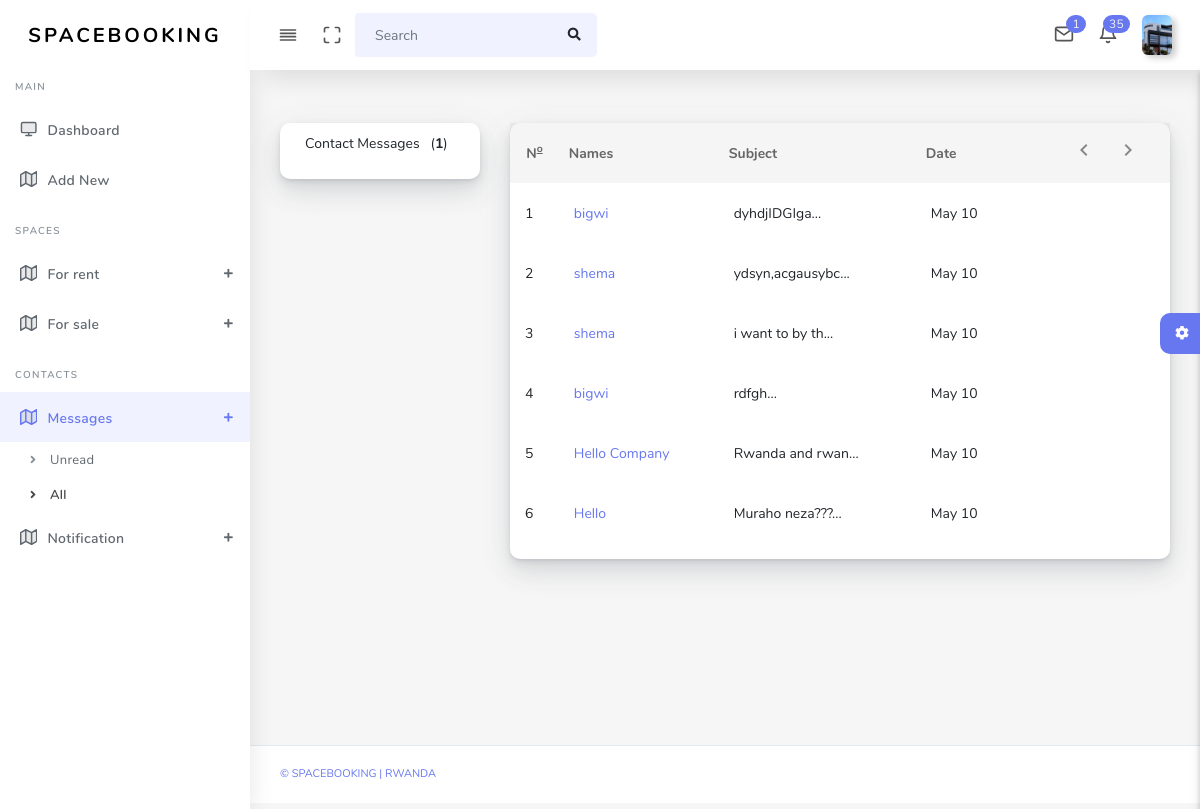
Screenshot of /admin/coAllMessage.php (signed in) with the database file from the repository.
### tables this page shows
CREATE TABLE `companies` (
  `id` int(11) NOT NULL,
  `comName` varchar(255) DEFAULT NULL,
  `comEmail` varchar(255) DEFAULT NULL,
  `comLocation` varchar(255) DEFAULT NULL,
  `comPhone` int(11) DEFAULT NULL,
  `comUsername` varchar(255) DEFAULT NULL,
  `comPassword` varchar(255) DEFAULT NULL,
  `comTIN` varchar(100) DEFAULT NULL,
  `thumbnail` varchar(255) NOT NULL,
  `coStatus` varchar(100) NOT NULL
);

CREATE TABLE `contactco` (
  `id` int(11) NOT NULL,
  `fullnames` varchar(100) NOT NULL,
  `email` varchar(100) NOT NULL,
  `content` varchar(255) NOT NULL,
  `status1` varchar(11) NOT NULL,
  `companyId` int(11) NOT NULL
);

### admin/coAllMessage.php (the view, shortened to what this page needs)
<?php
    require_once("includes/db.php");
?>
<!DOCTYPE html>
<html lang="en">
<head>
  <link rel="stylesheet" href="assets/css/app.min.css">
  <link rel="stylesheet" href="assets/css/style.css">
  <link rel="stylesheet" href="assets/css/components.css">
  <link rel="stylesheet" href="assets/css/custom.css">
</head>
<body>
  <div id="app">
      <?php require_once("includes/headerCompany.php")?>
      <?php require_once("includes/left_nav2.php")?>
    <div class="main-wrapper main-wrapper-1">
      <div class="main-content">
        <section class="section">
          <div class="section-body">
            <div class="row">
              <div class="col-xs-12 col-sm-12 col-md-3 col-lg-3">
                <div class="card">
                  <div class="body">
                    <div id="mail-nav">
                      <ul class="" id="mail-folders">
                        <li>
                          <a href="" title="Inbox">Contact Messages &nbsp;
                              <?php
                                $fi = mysqli_query($conn,"SELECT *FROM contactco WHERE status1='unread'") or die(mysqli_error($conn));
                                if (mysqli_num_rows($fi)>0) {
                                    $num = mysqli_num_rows($fi);
                                    echo "(<b>".$num."</b>)";
                                }else{
                                    echo "(<b>0</b>)";
                                }
                              ?>
                          </a>
                        </li>
                      </ul>
                    </div>
                  </div>
                </div>
              </div>
              <div class="col-xs-12 col-sm-12 col-md-9 col-lg-9">
                <div class="card">
                    <div class="boxs mail_listing">
                        <div class="inbox-center table-responsive">
                        <table class="table table-hover">
                            <thead>
                                <tr>
                                    <th class="text-center">
                                        N<sup><u>o</u></sup>
                                    </th>
                                    <th>Names</th>
                                    <th>Subject</th>
                                    <th>Date</th>
                                    <th class="hidden-xs" colspan="2">
                                    <div class="pull-right">
                                        <div class="email-btn-group m-l-15">
                                        <a href="#" class="col-dark-gray waves-effect m-r-20" title="previous"
                                            data-toggle="tooltip">
                                            <i class="material-icons">navigate_before</i>
                                        </a>
                                        <a href="#" class="col-dark-gray waves-effect m-r-20" title="next"
                                            data-toggle="tooltip">
                                            <i class="material-icons">navigate_next</i>
                                        </a>
                                        </div>
                                    </div>
                                    </th>
                                </tr>
                            </thead>
                            <tbody>
                                <?php
                                    $q = mysqli_query($conn,"SELECT *FROM contactco WHERE companyId='{$_SESSION['spacecompanies']}' ORDER BY id DESC") or die(mysqli_error($conn));
                                    if (mysqli_num_rows($q)>0) {
                                        $count = 1;
                                        while ($fe = mysqli_fetch_array($q)) {
                                           ?>
                                            <tr>
                                                <td class="tbl-checkbox">
                                                    <?= $count;?>
                                                </td>
                                                <td class="hidden-xs"><a href="coReadMessage?id=<?= $fe['id']?>"><?= $fe['fullnames']?></a></td>
                                                <td class="max-texts">
                                                <a href="coReadMessage?id=<?= $fe['id']?>"><?= substr($fe['content'],0,15)."...";?></a>
                                                </td>
                                                <td class="text-right"> May 10 </td>
                                            </tr>
                                           <?php
                                        $count++;}
                                    }
                                ?>
                            </tbody>
                        </table>
                        </div>
                    </div>
                    </div>
                </div>
            </div>
          </div>
        </section>
        <div class="settingSidebar">
          <a href="javascript:void(0)" class="settingPanelToggle"> <i class="fa fa-spin fa-cog"></i>
          </a>
        </div>
      </div>
      <footer class="main-footer">
        <div class="footer-left">
          <a href="">&copy SpaceBooking | Rwanda</a></a>
        </div>
      </footer>
    </div>
  </div>
</body>
</html>

### admin/includes/headerCompany.php (shortened to what this page needs)
<?php
  require_once("db.php");
?>
<nav class="navbar navbar-expand-lg main-navbar sticky">
        <div class="form-inline mr-auto">
          <ul class="navbar-nav mr-3">
            <li><a href="#" data-toggle="sidebar" class="nav-link nav-link-lg
                  collapse-btn"> <i data-feather="align-justify"></i></a></li>
            <li><a href="#" class="nav-link nav-link-lg fullscreen-btn">
                <i data-feather="maximize"></i>
              </a></li>
            <li>
              <form class="form-inline mr-auto">
                <div class="search-element">
                  <input class="form-control" type="search" placeholder="Search" aria-label="Search" data-width="200">
                  <button class="btn" type="submit">
                    <i class="fas fa-search"></i>
                  </button>
                </div>
              </form>
            </li>
          </ul>
        </div>
        <ul class="navbar-nav navbar-right">
          <li class="dropdown dropdown-list-toggle">
            <a href="#" data-toggle="dropdown" class="nav-link nav-link-lg message-toggle">
              <i data-feather="mail"></i>
              <span class="badge headerBadge1">
                <?php
                  $se = mysqli_query($conn,"SELECT *FROM contactco WHERE companyId='{$_SESSION['spacecompanies']}' AND  status1='unread'") or die(mysqli_error($conn));
                  if (mysqli_num_rows($se)>0) {
                    $number = mysqli_num_rows($se);
                    echo $number;
                  }else{
                    echo "0";
                  }
                ?>
              </span>
            </a>
          </li>
          <li class="dropdown dropdown-list-toggle">
            <a href="#" data-toggle="dropdown" class="nav-link message-toggle nav-link-lg">
              <i data-feather="bell" class="bell"></i>
                <span class="badge headerBadge1">
                  <?php
                    $se = mysqli_query($conn,"SELECT *FROM conotification WHERE companyId='{$_SESSION['spacecompanies']}' AND status = 'unread' ORDER BY id DESC") or die(mysqli_error($conn));
                    if ((mysqli_num_rows($se)>0)) {
                      $number = mysqli_num_rows($se);
                      $total = $number;
                    echo $total;
                    }else{
                      echo "0";
                    }
                  ?>
                </span>
            </a>
          </li>
          <?php
            $m = mysqli_query($conn,"SELECT *FROM companies WHERE id = '{$_SESSION['spacecompanies']}'") or die(mysqli_error($conn));
            $pro = mysqli_fetch_array($m);
          ?>
          <li class="dropdown dropdown-list-toggle">
            <a href="#" data-toggle="dropdown" class="nav-link dropdown-toggle nav-link-lg nav-link-user">
              <img alt="image" src="media/companies/<?= $pro['thumbnail'];?>" style="height:100%;" class="user-img-radious-style"><span class="d-sm-none d-lg-inline-block"></span>
            </a>
          </li>
        </ul>
  </nav>

### rows the page displays
companies: thumbnail (picture)
contactco: fullnames "bigwi", content "dyhdjIDGIga"
contactco: fullnames "shema", content "ydsyn,acgausybc"
contactco: fullnames "shema", content "i want to by th"
contactco: fullnames "bigwi", content "rdfgh"
contactco: fullnames "Hello Company", content "Rwanda and rwan"
contactco: fullnames "Hello", content "Muraho neza???"

### other values shown
$number "1"
$total "35"
$num "1"
